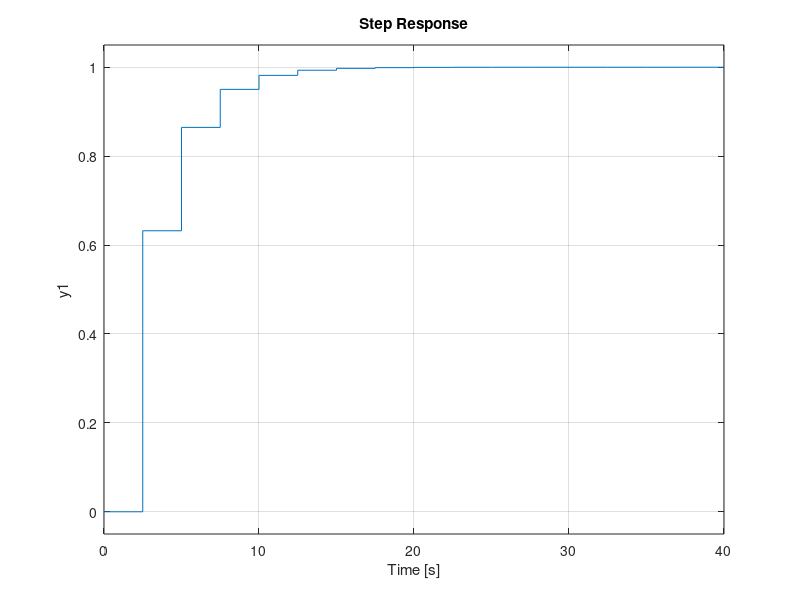

Recreate this plot in MATLAB.
clear variables

Kf = 5; Tf = 5;

Hf = tf(Kf, [Tf 1 0]);

Ts = 10;
tau = 0;
lambda = (Ts-tau) / 4;

Ho = tf(1, [lambda 1]);
Hfd = c2d(Hf, lambda, 'zoh');
Hod = c2d(Ho, lambda, 'zoh');

Hr = Hod / Hfd / (1 - Hod);
figure, step(feedback(Hr * Hfd,1));
